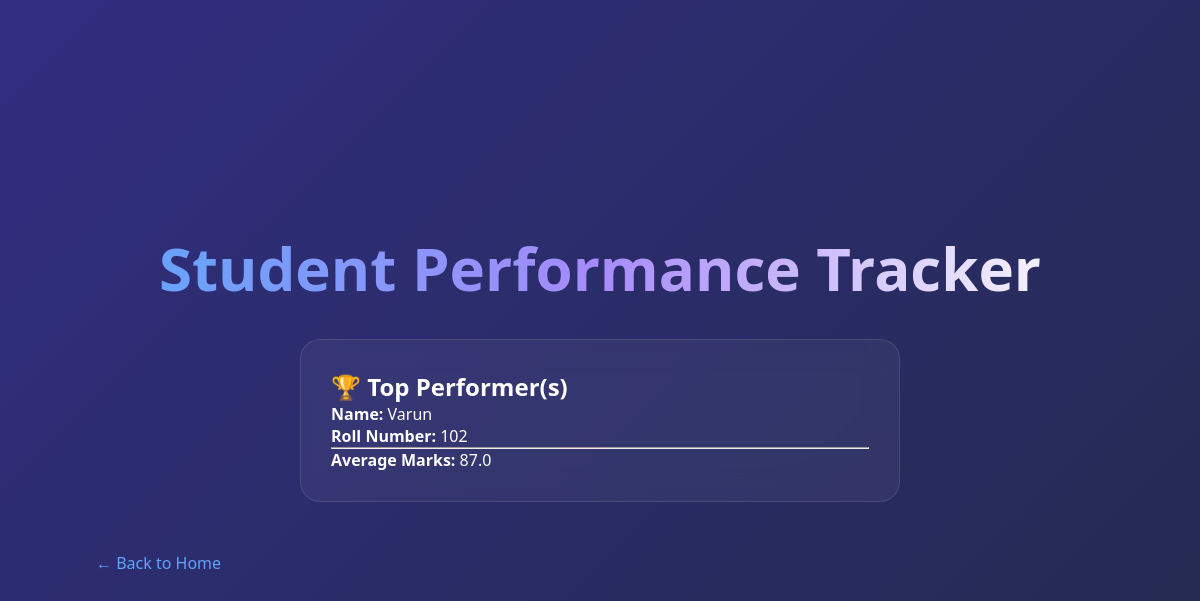
Page /topper on the earlier database version.
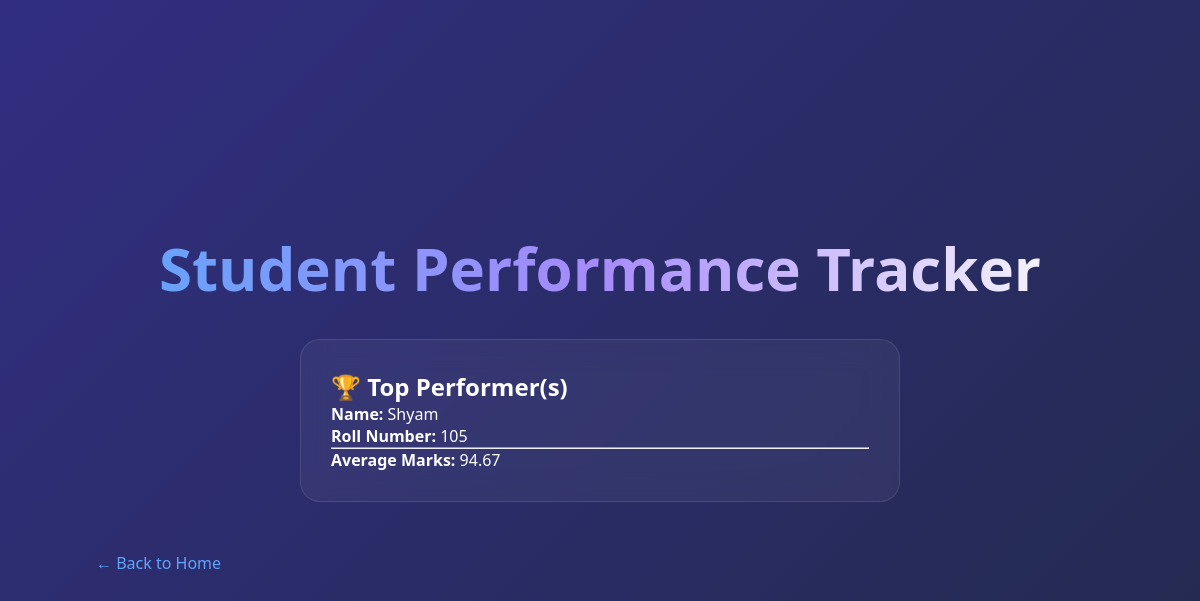
Same page on the later database version.
### tables this page shows
CREATE TABLE students (
    roll_number TEXT PRIMARY KEY,
    name TEXT NOT NULL
);

### app.py (the view)
@app.route("/topper")
def topper():
    conn = get_connection()
    cursor = conn.cursor()
    cursor.execute("""
        SELECT
            s.roll_number,
            s.name,
            AVG(g.marks) AS avg_marks
        FROM students s
        JOIN grades g
        ON s.roll_number = g.roll_number
        GROUP BY s.roll_number, s.name
        HAVING avg_marks = (
            SELECT MAX(student_avg)
            FROM (
                SELECT AVG(marks) AS student_avg
                FROM grades
                GROUP BY roll_number
            )
        )
    """)
    toppers = cursor.fetchall()
    conn.close()
    if not toppers:
        return "No grades available."
    return render_template(
        "topper.html",
        toppers=toppers,
        average=round(toppers[0][2], 2)
    )

### db.py (called while the page is built)
def get_connection():
    conn = sqlite3.connect("student_tracker.db")
    conn.row_factory = sqlite3.Row
    return conn

### templates/topper.html (shortened to what this page needs)
<!DOCTYPE html>
<html>
<head>
    <link rel="stylesheet" href="{{ url_for('static', filename='style.css') }}">
</head>
<body>
<div class="page-container">
<h1>Student Performance Tracker</h1>
<div class="form-card">
<h2>🏆 Top Performer(s)</h2>
{% for topper in toppers %}
<p>
    <strong>Name:</strong> {{ topper[1] }}
</p>
<p>
    <strong>Roll Number:</strong> {{ topper[0] }}
</p>
<hr>
{% endfor %}
<p>
    <strong>Average Marks:</strong>
    {{ average }}
</p>
</div>
<a href="/" class="back-btn">
← Back to Home
</a>
</div>
</body>
</html>

Differences in the rows shown:
no longer on this page (row edited): students: name "Varun", roll_number "102"
added students: name "Shyam", roll_number "105"
Other differences:
{{ average }}: "87.0" → "94.67"
